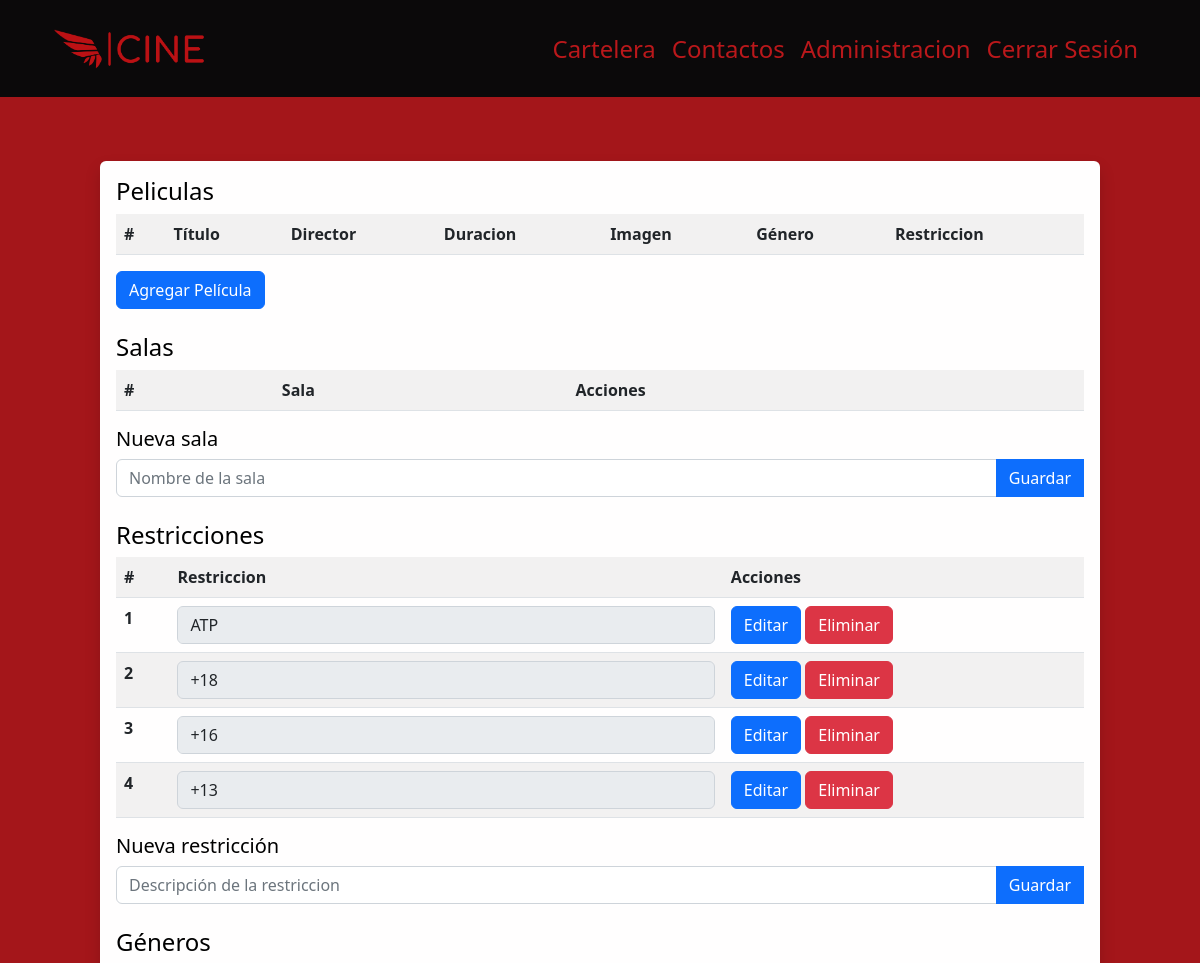
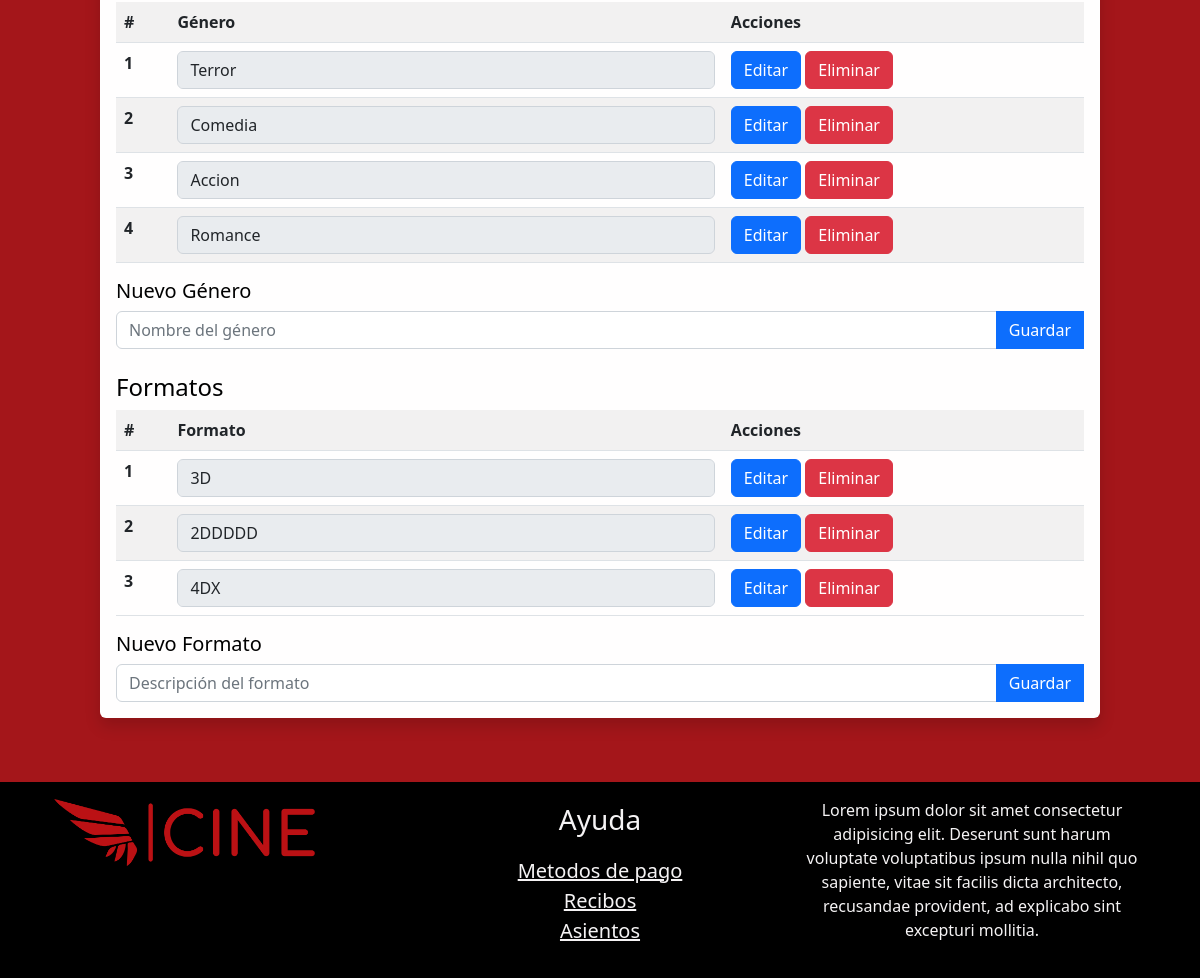
Screenshot of /administracion.php (signed in) with the database file from the repository (2 pictures, top to bottom).
### tables this page shows
CREATE TABLE `restricciones` (
  `restriccion_id` int(11) NOT NULL,
  `restriccion` varchar(5) DEFAULT NULL
);

CREATE TABLE `generos` (
  `genero_id` int(11) NOT NULL,
  `genero` varchar(30) NOT NULL
);

CREATE TABLE `formatos` (
  `formato_id` int(11) NOT NULL,
  `formato` varchar(20) DEFAULT NULL
);

### administracion.php (the view, shortened to what this page needs)
<!DOCTYPE html>
<html lang="en">
<head>
  <link href="https://cdn.jsdelivr.net/npm/bootstrap@5.2.2/dist/css/bootstrap.min.css" rel="stylesheet"
>
  <link rel="stylesheet" href="styles.css">
  <link rel="stylesheet" href="administracion.css">
</head>
<body>
  <?php include 'Layout/header.php'; ?>
  <main class="w-100 py-5 color-black d-flex justify-content-center">
    <div id="ventana_admin" class="container rounded shadow d-flex flex-column col-11 col-md-10">
      <?php if (!isset($_GET["pelicula"])) { ?>
      <section id="section-peliculas">
        <h4> Peliculas </h4>
        <table class="table table-striped rounded">
          <tr>
            <th> # </th>
            <th> Título </th>
            <th> Director </th>
            <th> Duracion </th>
            <th> Imagen </th>
            <th> Género </th>
            <th> Restriccion </th>
          </tr>
        </table>
        <a href="administracion.php?pelicula=0" class="btn btn-primary"> Agregar Película </a>
        <br>
      </section>
      <br>
      <section id="section-salas">
        <h4> Salas </h4>
        <form id="form-salas" action="abm.php" method="post">
          <table class="table table-striped">
            <tr>
              <th> # </th>
              <th> Sala </th>
              <th> Acciones </th>
            </tr>
          </table>
        </form>
        <form action="abm.php" method="post" id="form-nuevo-restriccion">
          <h5> Nueva sala </h5>
          <div class="input-group">
            <input type="text" name="sala" placeholder="Nombre de la sala" class="form-control" required>
            <button type="submit" class="btn btn-primary"> Guardar </button>
          </div>
        </form>
      </section>
      <br>
      <section id="section-restricciones">
        <h4> Restricciones </h4>
        <form id="form-restricciones" action="abm.php" method="post">
          <table class="table table-striped">
            <tr>
              <th> # </th>
              <th> Restriccion </th>
              <th> Acciones </th>
            </tr>
            <?php
        $res = $conn->query("SELECT restriccion_id, restriccion FROM restricciones;");
        if ($res->num_rows > 0) {
          while ($row = $res->fetch_assoc()) {
            echo "<tr>";
            echo "  <th>" . $row["restriccion_id"] . "</th>";
            echo "  <td><input id='restriccion-" . $row["restriccion_id"] . "' name='restriccion-" . $row["restriccion_id"] . "' value='" . $row["restriccion"] . "' class='form-control' disabled></td>";
            echo "  <td>";
            echo "    <button type='button' id='modificar-restriccion-" . $row["restriccion_id"] . "' onclick='modificarRestriccion(" . $row["restriccion_id"] . ")'";
            echo "    class='btn btn-primary'> Editar </button>";
            echo "    <button type='button' id='eliminar-restriccion-" . $row["restriccion_id"] . "' name='seleccion' onclick='eliminarRestriccion(" . $row["restriccion_id"] . ")'";
            echo "    class='btn btn-danger'> Eliminar </button>";
            echo "  </td>";
            echo "</tr>";
          }
        }
            ?>
          </table>
        </form>
        <form action="abm.php" method="post" id="form-nuevo-restriccion">
          <h5> Nueva restricción </h5>
          <div class="input-group">
            <input type="text" name="restriccion" placeholder="Descripción de la restriccion" class="form-control"
              required>
            <button type="submit" class="btn btn-primary"> Guardar </button>
          </div>
        </form>
      </section>
      <br>
      <section id="section-generos">
        <h4> Géneros </h4>
        <form id="form-generos" action="abm.php" method="post">
          <table class="table table-striped">
            <tr>
              <th> # </th>
              <th> Género </th>
              <th> Acciones </th>
            </tr>
            <?php
        $res = $conn->query("SELECT genero_id, genero FROM generos;");
        if ($res->num_rows > 0) {
          while ($row = $res->fetch_assoc()) {
            echo "<tr>";
            echo "  <th>" . $row["genero_id"] . "</th>";
            echo "  <td><input id='genero-" . $row["genero_id"] . "' name='genero-" . $row["genero_id"] . "' value='" . $row["genero"] . "' class='form-control' disabled></td>";
            echo "  <td>";
            echo "    <button type='button' id='modificar-genero-" . $row["genero_id"] . "' onclick='modificarGenero(" . $row["genero_id"] . ")'";
            echo "    class='btn btn-primary'> Editar </button>";
            echo "    <button type='button' id='eliminar-genero-" . $row["genero_id"] . "' name='seleccion' onclick='eliminarGenero(" . $row["genero_id"] . ")'";
            echo "    class='btn btn-danger'> Eliminar </button>";
            echo "  </td>";
            echo "</tr>";
          }
        }
            ?>
          </table>
        </form>
        <form action="abm.php" method="post" id="form-nuevo-genero">
          <h5> Nuevo Género </h5>
          <div class="input-group">
            <input type="text" name="genero" placeholder="Nombre del género" class="form-control" required>
            <button type="submit" class="btn btn-primary"> Guardar </button>
          </div>
        </form>
      </section>
      <br>
      <section id="section-formatos">
        <h4> Formatos </h4>
        <form id="form-formatos" action="abm.php" method="post">
          <table class="table table-striped">
            <tr>
              <th> # </th>
              <th> Formato </th>
              <th> Acciones </th>
            </tr>
            <?php
        $res = $conn->query("SELECT formato_id, formato FROM formatos;");
        if ($res->num_rows > 0) {
          while ($row = $res->fetch_assoc()) {
            echo "<tr>";
            echo "  <th>" . $row["formato_id"] . "</th>";
            echo "  <td><input id='formato-" . $row["formato_id"] . "' name='formato-" . $row["formato_id"] . "' value='" . $row["formato"] . "' class='form-control' disabled></td>";
            echo "  <td>";
            echo "    <button type='button' id='modificar-formato-" . $row["formato_id"] . "' onclick='modificarFormato(" . $row["formato_id"] . ")'";
            echo "    class='btn btn-primary'> Editar </button>";
            echo "    <button type='button' id='eliminar-formato-" . $row["formato_id"] . "' name='seleccion' onclick='eliminarFormato(" . $row["formato_id"] . ")'";
            echo "    class='btn btn-danger'> Eliminar </button>";
            echo "  </td>";
            echo "</tr>";
          }
        }
            ?>
          </table>
        </form>
        <form action="abm.php" method="post" id="form-nuevo-formato">
          <h5> Nuevo Formato </h5>
          <div class="input-group">
            <input type="text" name="formato" placeholder="Descripción del formato" class="form-control" required>
            <button type="submit" class="btn btn-primary"> Guardar </button>
          </div>
        </form>
      </section>
      <?php } ?>
    </div>
  </main>
  <?php include 'Layout/footer.php'; ?>
</body>
</html>

### Layout/header.php (shortened to what this page needs)
<?php
$conn = new mysqli("localhost", "root", "", "cine") or die("not connected" . mysqli_connect_error());
if (isset($_COOKIE["username"])) {
  $privilegio = $conn->query("SELECT privilegios FROM clientes WHERE usuario = '" . $_COOKIE["username"] . "'")->fetch_assoc()["privilegios"];
}
?>
<header class="w-100">
  <div class="container">
    <nav class="navbar navbar-dark navbar-expand-md py-3">
      <div class="container-fluid">
        <a class="navbar-brand" href="index.php">
          <img src="Multimedia/Logos/svg/logo-no-background.svg" alt="Logo" width="150" height="54"
            class="d-inline-block align-text-top">
        </a>
        <div class="collapse navbar-collapse" id="navbarSupportedContent">
          <ul class="navbar-nav ms-auto mb-2 mb-lg-0 text-center">
            <li class="nav-item">
              <a class="nav-link color_primary fs-4" aria-current="page" href="index.php">Cartelera</a>
            </li>
            <li class="nav-item">
              <a class="nav-link color_primary fs-4" href="#footer">Contactos</a>
            </li>
            <?php if (!isset($_COOKIE["username"])) { ?>
            <li class="nav-item">
              <a class="nav-link color_primary fs-4" href="login.php">Iniciar Sesión</a>
            </li>
            <?php
            } else {
              if ($privilegio == 1) { ?>
            <li class="nav-item">
              <a class="nav-link color_primary fs-4" href="administracion.php">Administracion</a>
            </li>
            <?php }?>
            <li class="nav-item">
              <a class="nav-link color_primary fs-4" onclick="deleteAllCookies()" href="login.php">Cerrar Sesión</a>
            </li>
              <?php }?>
          </ul>
        </div>
      </div>
    </nav>
  </div>
</header>

### Layout/footer.php
<footer id="footer" class="w-100 p-3 color_wt">
    <div class="container row mx-auto">
      <div class="col-lg-4 mb-4 mb-md-0">
        <img src="Multimedia/Logos/svg/logo-no-background.svg" alt="Logo" class="d-inline-block align-text-top w-75">
      </div>
      <div class="col-lg-4 mb-4 mb-md-0 text-center">
          <span class="fs-3">Ayuda</span>
          <ul class="mt-3 p-0">
            <li><a href="#" class="color_wt fs-5">Metodos de pago</a></li>
            <li><a href="#" class="color_wt fs-5">Recibos</a></li>
            <li><a href="#" class="color_wt fs-5">Asientos</a></li>
          </ul>
      </div>
      <div class="col-lg-4">
        <p class="text-center">Lorem ipsum dolor sit amet consectetur adipisicing elit. Deserunt sunt harum voluptate voluptatibus ipsum nulla nihil quo sapiente, vitae sit facilis dicta architecto, recusandae provident, ad explicabo sint excepturi mollitia.</p>
      </div>
    </div>
  </footer>

### styles.css (style rules this page uses)
body { background: #0B090A; }
main { background: #A4161A; }
footer { background-color: #000; }
ul { list-style: none; }
.color_primary { color: #BA181B; }
.color_wt { color: #F5F3F4; }

### administracion.css (style rules this page uses)
#ventana_admin { position: relative; background-color: #FFFEFE; margin: 1em; padding: 1em; color: black; }

### rows the page displays
restricciones: restriccion_id "1", restriccion "ATP"
restricciones: restriccion_id "2", restriccion "+18"
restricciones: restriccion_id "3", restriccion "+16"
restricciones: restriccion_id "4", restriccion "+13"
generos: genero_id "1", genero "Terror"
generos: genero_id "2", genero "Comedia"
generos: genero_id "3", genero "Accion"
generos: genero_id "4", genero "Romance"
formatos: formato_id "1", formato "3D"
formatos: formato_id "2", formato "2DDDDD"
formatos: formato_id "3", formato "4DX"
